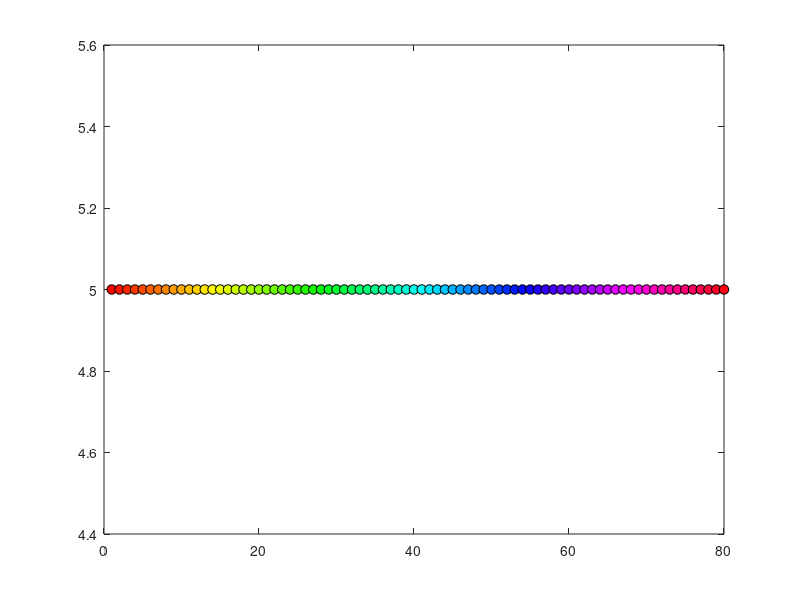
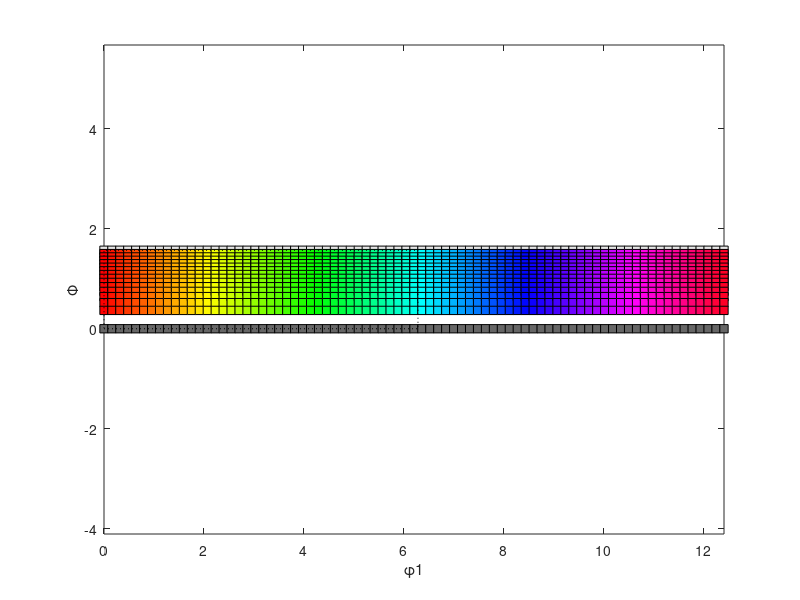

Here is the MATLAB script that generated these plots, in order: (Note: this script raises an error after producing the figures.)
close('all')

%%

figure(1)

colnum = 80;
color = hsv(colnum);
for cc = 1:colnum
    plot(cc,5,...
        'LineStyle','none','Marker','o','MarkerEdgeColor','k',...
        'MarkerFaceColor',color(cc,:),'MarkerSize',7);
    hold on
end
hold off

%%

v_phi1 = linspace(0,4*pi(),80);
v_Phi = acos(linspace(0,1,16));

[X,Y] = meshgrid(v_phi1,v_Phi);


figure(2)

plot(X(end,1:end-1)',Y(end,1:end-1)',...
    'LineStyle','none','MarkerEdgeColor','k','Marker','s',...
    'MarkerFaceColor',[0.4,0.4,0.4])
hold on

plot(X(1,1:end-1)',Y(1,1:end-1)',...
    'LineStyle','none','MarkerEdgeColor','k','Marker','s',...
    'MarkerFaceColor',[0.9,0.9,0.9])

for ii = 1:size(X,2)-1
    plot(X(2:end-1,ii),Y(2:end-1,ii),...
        'LineStyle','none','MarkerEdgeColor','k','Marker','s',...
        'MarkerFaceColor',color(ii,:))
end
    
plot([0,2*pi,2*pi,0,0],[0,0,pi/2,pi/2,0],'k:')
axis equal
% axis([ -.1 2*pi+.1 -.1 pi/2+.1])
xlabel('\phi1'); ylabel('\Phi')
hold off

%%

for ii = 1:size(X,1)
    for jj = 1:size(X,2)
        
        tmp = gsh_hcp_tri_L_7(X(ii,jj),Y(ii,jj),0);
        gshall(:,ii,jj) = [real(tmp(2:3)'),tmp(4),imag(tmp(5:6)'),real(tmp(7:10)'),tmp(11),imag(tmp(12:15)')];
        
    end
end

%% 3D images of GSH coefficients

compA = 1;
compB = 5;
compC = 8;

figure(3)

for jj = 1:size(X,2)
    
    plot3(gshall(compA,:,jj),gshall(compB,:,jj),gshall(compC,:,jj),...
        'LineStyle','none','MarkerEdgeColor','k','Marker','v',...
        'MarkerFaceColor',color(jj,:));
    hold on
    
end

hold off

xlabel(['gsh',int2str(compA)]);
ylabel(['gsh',int2str(compB)]);
zlabel(['gsh',int2str(compC)]);
axis tight equal; grid on;


%% Save 2D images of GSH coefficients

% ims = {}

for comp = 2:14

    compA = 1;
    compB = comp;
    
    figure(3+comp)
    
    for jj = 1:size(X,1)

        plot(squeeze(gshall(compA,jj,:)),squeeze(gshall(compB,jj,:)),...
            'LineStyle','none','MarkerEdgeColor','k','Marker','v',...
            'MarkerFaceColor',color(jj,:));
        hold on

    end
    
    xlabel(['gsh',int2str(compA)]);
    ylabel(['gsh',int2str(compB)]);
    axis tight equal; grid on;
    
%     ims{comp} = fullfile( 'gshplt', sprintf('gshplt_%i_%i.png',compA,compB) );
%     saveas( gcf, ims{comp} )

end